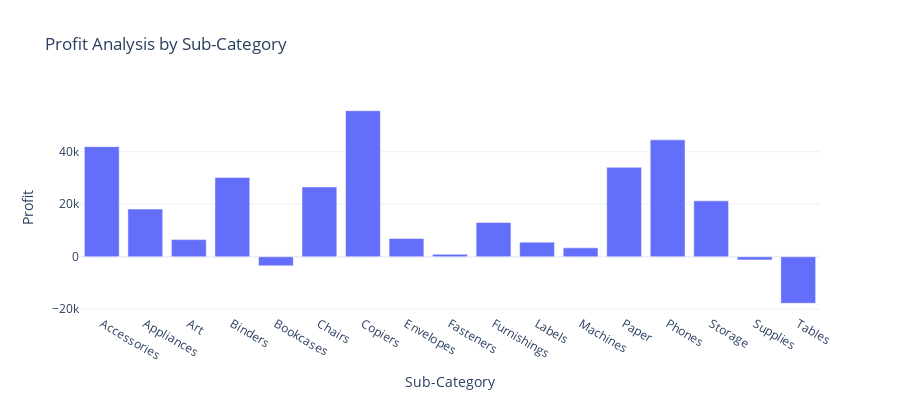

Source (notebook cell):
### Markdown cell above
# Profit Analysis by Sub-Category

### Code cell
profit_by_subcategory = data.groupby('Sub-Category')['Profit'].sum().reset_index()
fig = px.bar(profit_by_subcategory, 
             x='Sub-Category', 
             y='Profit', 
             title='Profit Analysis by Sub-Category')
fig.update_layout(width=900, height=400)
fig.show()

### Figure 1 — Plotly figure (JSON) as saved in the notebook; plotly's stock layout.template omitted (floating-point values rounded to 4 significant figures)
{"data": [{"alignmentgroup": "True", "hovertemplate": "Sub-Category=%{x}<br>Profit=%{y}<extra></extra>", "legendgroup": "", "marker": {"color": "#636efa", "pattern": {"shape": ""}}, "name": "", "offsetgroup": "", "orientation": "v", "showlegend": false, "textposition": "auto", "type": "bar", "x": ["Accessories", "Appliances", "Art", "Binders", "Bookcases", "Chairs", "Copiers", "Envelopes", "Fasteners", "Furnishings", "Labels", "Machines", "Paper", "Phones", "Storage", "Supplies", "Tables"], "xaxis": "x", "y": [41940.0, 18140.0, 6528.0, 30220.0, -3473.0, 26590.0, 55620.0, 6964.0, 949.5, 13060.0, 5546.0, 3385.0, 34050.0, 44520.0, 21280.0, -1189.0, -17730.0], "yaxis": "y"}], "layout": {"barmode": "relative", "height": 400, "legend": {"tracegroupgap": 0}, "title": {"text": "Profit Analysis by Sub-Category"}, "width": 900, "xaxis": {"anchor": "y", "domain": [0, 1], "title": {"text": "Sub-Category"}}, "yaxis": {"anchor": "x", "domain": [0, 1], "title": {"text": "Profit"}}}}
